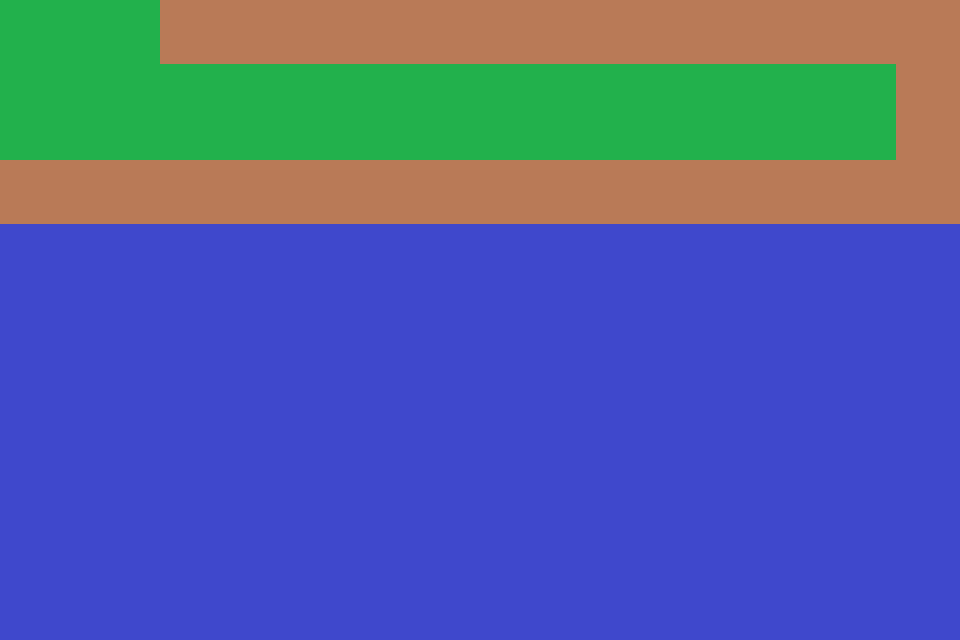

A level layout from a 2D game, rendered from its tile map. Below: a short description, then the map file with its tile-grid data intact:
An orthogonal 30x20 tile map with 32x32 px tiles, 1 tile layer (Terrain Layer) and 11 objects.

<map version="1.10" tiledversion="1.11.2" orientation="orthogonal" renderorder="right-down" width="30" height="20" tilewidth="32" tileheight="32" infinite="0" nextlayerid="4" nextobjectid="13">
 <tileset firstgid="1" source="tileset.tsx" />
 <layer id="1" name="Terrain Layer" width="30" height="20">
  <data encoding="csv">
2,2,2,2,2,1,1,1,1,1,1,1,1,1,1,1,1,1,1,1,1,1,1,1,1,1,1,1,1,1,
2,2,2,2,2,1,1,1,1,1,1,1,1,1,1,1,1,1,1,1,1,1,1,1,1,1,1,1,1,1,
2,2,2,2,2,2,2,2,2,2,2,2,2,2,2,2,2,2,2,2,2,2,2,2,2,2,2,2,1,1,
2,2,2,2,2,2,2,2,2,2,2,2,2,2,2,2,2,2,2,2,2,2,2,2,2,2,2,2,1,1,
2,2,2,2,2,2,2,2,2,2,2,2,2,2,2,2,2,2,2,2,2,2,2,2,2,2,2,2,1,1,
1,1,1,1,1,1,1,1,1,1,1,1,1,1,1,1,1,1,1,1,1,1,1,1,1,1,1,1,1,1,
1,1,1,1,1,1,1,1,1,1,1,1,1,1,1,1,1,1,1,1,1,1,1,1,1,1,1,1,1,1,
4,4,4,4,4,4,4,4,4,4,4,4,4,4,4,4,4,4,4,4,4,4,4,4,4,4,4,4,4,4,
4,4,4,4,4,4,4,4,4,4,4,4,4,4,4,4,4,4,4,4,4,4,4,4,4,4,4,4,4,4,
4,4,4,4,4,4,4,4,4,4,4,4,4,4,4,4,4,4,4,4,4,4,4,4,4,4,4,4,4,4,
4,4,4,4,4,4,4,4,4,4,4,4,4,4,4,4,4,4,4,4,4,4,4,4,4,4,4,4,4,4,
4,4,4,4,4,4,4,4,4,4,4,4,4,4,4,4,4,4,4,4,4,4,4,4,4,4,4,4,4,4,
4,4,4,4,4,4,4,4,4,4,4,4,4,4,4,4,4,4,4,4,4,4,4,4,4,4,4,4,4,4,
4,4,4,4,4,4,4,4,4,4,4,4,4,4,4,4,4,4,4,4,4,4,4,4,4,4,4,4,4,4,
4,4,4,4,4,4,4,4,4,4,4,4,4,4,4,4,4,4,4,4,4,4,4,4,4,4,4,4,4,4,
4,4,4,4,4,4,4,4,4,4,4,4,4,4,4,4,4,4,4,4,4,4,4,4,4,4,4,4,4,4,
4,4,4,4,4,4,4,4,4,4,4,4,4,4,4,4,4,4,4,4,4,4,4,4,4,4,4,4,4,4,
4,4,4,4,4,4,4,4,4,4,4,4,4,4,4,4,4,4,4,4,4,4,4,4,4,4,4,4,4,4,
4,4,4,4,4,4,4,4,4,4,4,4,4,4,4,4,4,4,4,4,4,4,4,4,4,4,4,4,4,4,
4,4,4,4,4,4,4,4,4,4,4,4,4,4,4,4,4,4,4,4,4,4,4,4,4,4,4,4,4,4
</data>
 </layer>
 <objectgroup id="2" name="Collision Layer">
  <object id="2" x="169.925" y="9.02256" width="715.789" height="46.6165" />
  <object id="3" x="906.767" y="15.0376" width="51.1278" height="193.985" />
  <object id="4" x="10.5263" y="169.925" width="878.195" height="43.609" />
 </objectgroup>
 <objectgroup id="3" name="Item Spawn Layer">
  <object id="5" x="208" y="111">
   <point />
  </object>
  <object id="6" x="262" y="107">
   <point />
  </object>
  <object id="7" x="338" y="142">
   <point />
  </object>
  <object id="8" x="420" y="106">
   <point />
  </object>
  <object id="9" x="471" y="142">
   <point />
  </object>
  <object id="10" x="681" y="143">
   <point />
  </object>
  <object id="11" x="727" y="106">
   <point />
  </object>
  <object id="12" x="767" y="146">
   <point />
  </object>
 </objectgroup>
</map>
